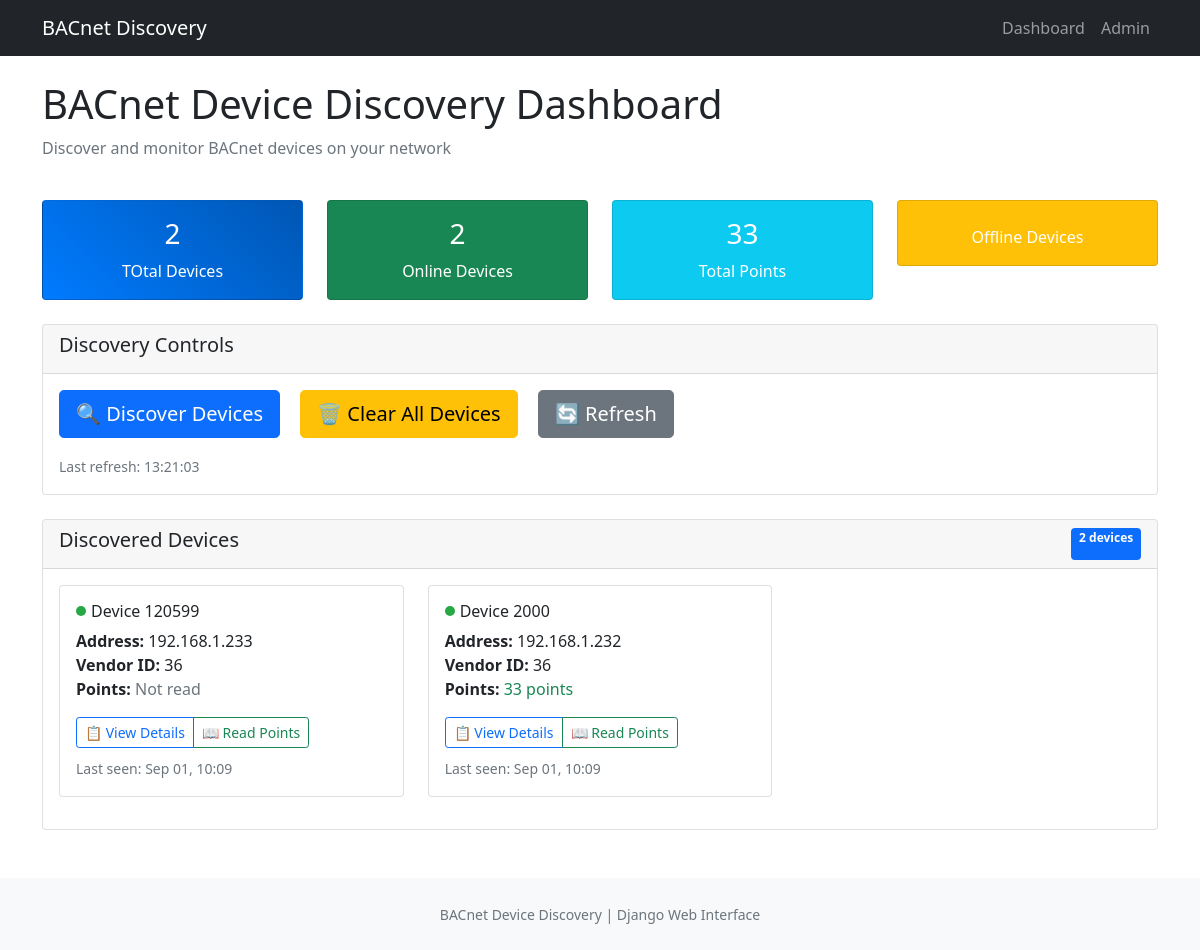
Before: / with the older database file.
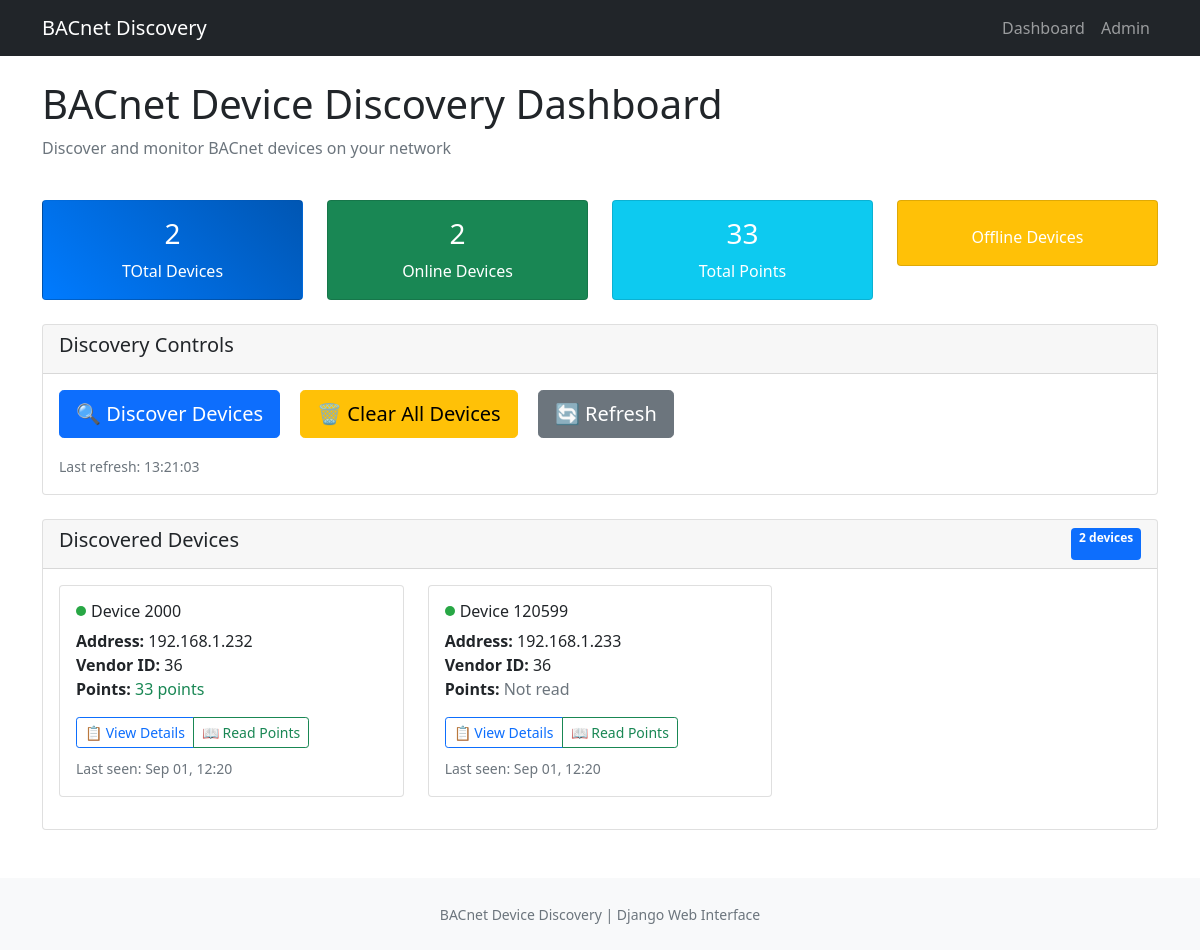
After: the same page with the newer database file.
### discovery/models.py (models this page shows, shortened)
class BACnetDevice(models.Model):
    device_id = models.IntegerField(
        unique=True, help_text="BACnet device instance number"
    )
    address = models.CharField(max_length=50, help_text="IP address of device")
    vendor_id = models.IntegerField(help_text="BACnet vendor ID")
    first_seen = models.DateTimeField(auto_now_add=True)
    last_seen = models.DateTimeField(auto_now_add=True)
    is_online = models.BooleanField(default=True)
    points_read = models.BooleanField(default=True)
    class Meta:
        ordering = ["device_id"]
        verbose_name = "BACnet Device"
        verbose_name_plural = "BACnet Devices"

### discovery/views.py (the view)
# urls.py: path("", views.dashboard, name="dashboard"),
def dashboard(request):
    devices = (
        BACnetDevice.objects.all()
        .annotate(point_count=Count("points"))
        .order_by("-last_seen")
    )
    context = {
        "devices": devices,
        "total_devices": devices.count(),
        "online_devices": devices.filter(is_online=True).count(),
        "total_points": BACnetPoint.objects.count(),
    }
    return render(request, "discovery/dashboard.html", context)

### discovery/templates/discovery/dashboard.html (shortened to what this page needs)
{% extends 'discovery/base.html' %}
{% block content %}
<div class="row mb-4">
    <div class="col">
        <h1>BACnet Device Discovery Dashboard</h1>
        <p class="text-muted">Discover and monitor BACnet devices on your network</p>
    </div>
</div>
<div class="row mb-4">
    <div class="col-md-3">
        <div class="card card-stats">
            <div class="card-body text-center">
                <h3 class="card-title">{{ total_devices }}</h3>
                <p class="card-text">TOtal Devices</p>
            </div>
        </div>
    </div>
    <div class="col-md-3">
        <div class="card text-white bg-success">
            <div class="card-body text-center">
                <h3 class="card-title">{{ online_devices }}</h3>
                <p class="card-text">Online Devices</p>
            </div>
        </div>
    </div>
    <div class="col-md-3">
        <div class="card text-white bg-info">
            <div class="card-body text-center">
                <h3 class="card-title">{{ total_points }}</h3>
                <p class="card-text">Total Points</p>
            </div>
        </div>
    </div>
    <div class="col-md-3">
        <div class="card text-white bg-warning">
            <div class="card-body text-center">
                <p class="card-text">Offline Devices</p>
            </div>
        </div>
    </div>
</div>
<div class="row mb-4">
    <div class="col">
        <div class="card">
            <div class="card-header">
                <h5>Discovery Controls</h5>
            </div>
            <div class="card-body">
                <button id="discover-btn" class="btn btn-primary btn-lg me-3">
                    🔍 Discover Devices
                </button>
                <button id="clear-btn" class="btn btn-warning btn-lg me-3">
                    🗑️ Clear All Devices
                </button>
                <button id="refresh-btn" class="btn btn-secondary btn-lg">
                    🔄 Refresh
                </button>
                <div class="mt-3">
                    <small class="text-muted">
                        {% load tz %}
                        Last refresh: <span id="last-refresh">{% now "H:i:s" %}</span>
                    </small>
                </div>
            </div>
        </div>
    </div>
</div>
<div class="row">
    <div class="col">
        <div class="card">
            <div class="card-header d-flex justify-content-between">
                <h5>Discovered Devices</h5>
                <span class="badge bg-primary">{{ devices|length }} devices</span>
            </div>
            <div class="card-body">
                {% if devices %}
                    <div class="row" id="devices-container">
                        {% for device in devices %}
                        <div class="col-md-6 col-lg-4 mb-3">
                            <div class="card device-card">
                                <div class="card-body">
                                    <div class="d-flex align-items-center mb-2">
                                        <span class="online-indicator {% if device.is_online %}online {% else %}offline{% endif %}"></span>
                                        <h6 class="card-title mb-0">Device {{ device.device_id }}</h6>
                                    </div>
                                    <p class="card-text">
                                        <strong>Address:</strong> {{ device.address }}<br>
                                        <strong>Vendor ID:</strong> {{ device.vendor_id }}<br>
                                        <strong>Points:</strong>
                                        {% if device.points_read %}
                                            <span class="text-success">{{ device.point_count }} points</span>
                                        {% else %}
                                            <span class="text-muted">Not read</span>
                                        {% endif %}
                                    </p>
                                    <div class="btn-group btn-group-sm">
                                        <a href="{% url 'discovery:device_detail' device.device_id %}" class="btn btn-outline-primary">
                                            📋 View Details
                                        </a>
                                        <button class="btn btn-outline-success read-points-btn" data-device-id="{{ device.device_id }}">
                                            📖 Read Points
                                        </button>
                                    </div>
                                    <div class="mt-2">
                                        <small class="text-muted">
                                            {% load tz %}
                                            Last seen: {{ device.last_seen|timezone:"Australia/Melbourne"|date:"M d, H:i" }}
                                        </small>
                                    </div>
                                </div>
                            </div>
                        </div>
                        {% endfor %}
                    </div>
                    {% endif %}
            </div>
        </div>
    </div>
</div>
{% endblock %}

### discovery/templates/discovery/base.html (shortened to what this page needs)
<!DOCTYPE html>
<html lang="en">
    <head>
        <link href="https://cdn.jsdelivr.net/npm/bootstrap@5.1.3/dist/css/bootstrap.min.css" rel="stylesheet">
    </head>
<body>
    <nav class="navbar navbar-expand-lg navbar-dark bg-dark">
        <div class="container">
            <a class="navbar-brand" href="{% url 'discovery:dashboard' %}">BACnet Discovery</a>
            <div class="navbar-nav">
                <a class="nav-link" href="{% url 'discovery:dashboard' %}">Dashboard</a>
                <a class="nav-link" href="/admin/">Admin</a>
            </div>
        </div>
    </nav>
    <div class="container mt-4">
        {% block content %}{% endblock %}
    </div>
    <footer class="bg-light mt-5 py-4">
        <div class="container text-center">
            <small class="text-muted">
                BACnet Device Discovery | Django Web Interface
            </small>
        </div>
    </footer>
</body>
</html>

### discovery/templates/discovery/base.html (style rules this page uses)
.online-indicator { width: 10px; height: 10px; border-radius: 50%; display: inline-block; margin-right: 5px; }
.online { background-color: #28a745; }
.card-stats { background: linear-gradient(45deg, #007bff, #0056b3); color: white; }
.device-card { transition: transform 0.2s; }

Changed rows visible on the page:
removed BACnetDevice: is_online True (drawn), device_id "120599", address "192.168.1.233", vendor_id "36", points_read "Not read", last_seen "Sep 01, 10:09"
removed BACnetDevice: is_online True (drawn), device_id "2000", address "192.168.1.232", vendor_id "36", point_count "33", last_seen "Sep 01, 10:09"
added BACnetDevice: is_online True (drawn), device_id "2000", address "192.168.1.232", vendor_id "36", point_count "33", last_seen "Sep 01, 12:20"
added BACnetDevice: is_online True (drawn), device_id "120599", address "192.168.1.233", vendor_id "36", points_read "Not read", last_seen "Sep 01, 12:20"
